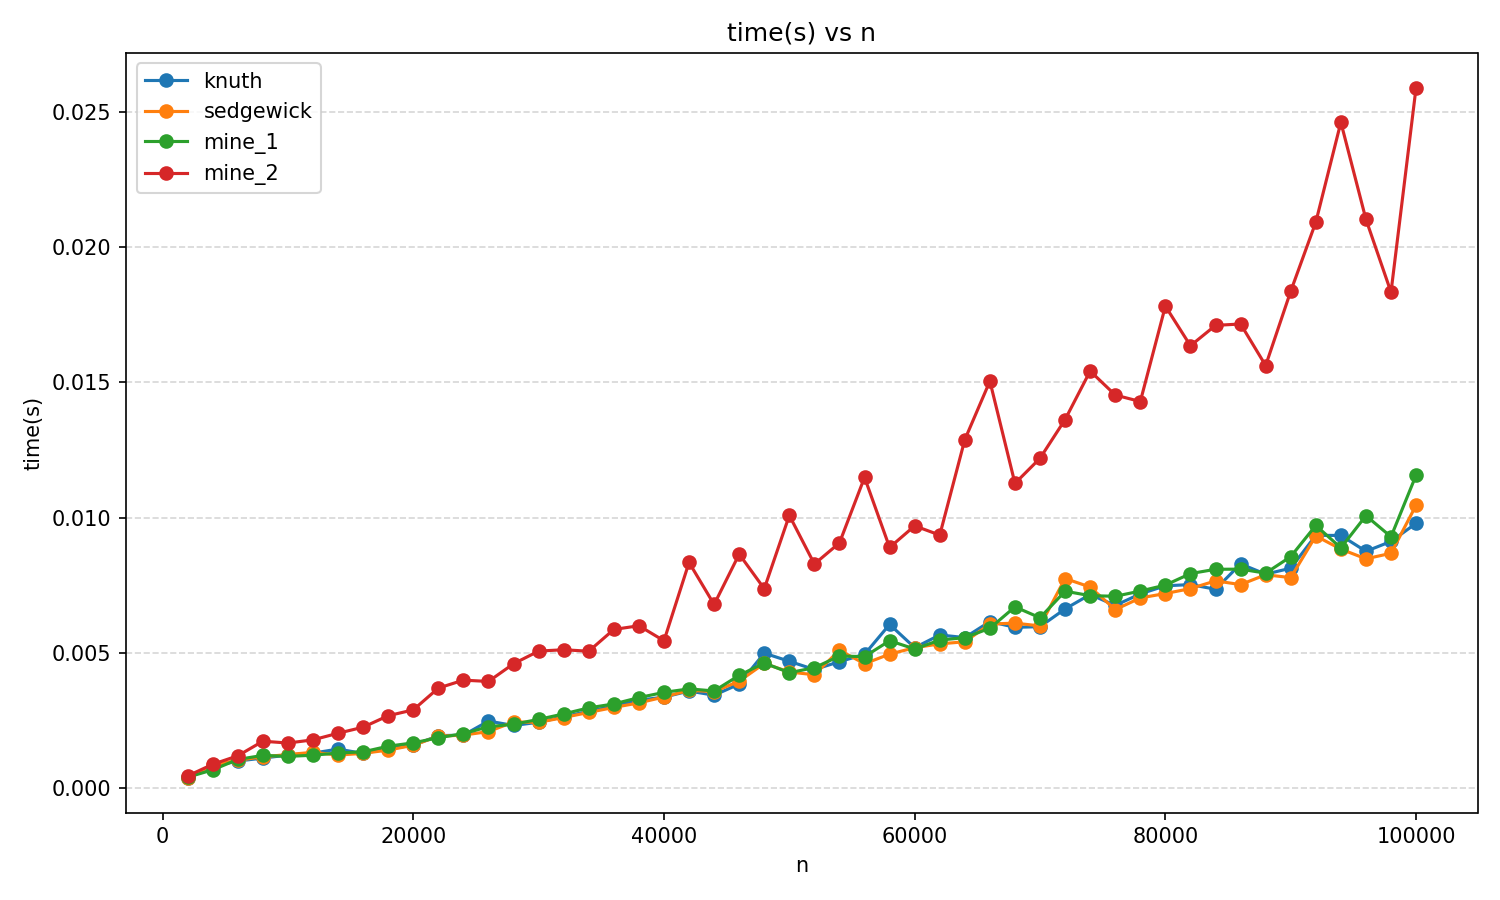

Reproduce this figure in Python.
#!/usr/bin/env python3
"""Plot CSV data produced by the Shell-sort experiment.

This script auto-detects the CSV shape and chooses a sensible plot:
- If the CSV has more than two numeric columns and the first column is
  numeric, it plots a line for each subsequent column vs the first column
  (ideal for `test_2_combined.csv`).
- If the CSV has exactly two columns and the first column is non-numeric,
  it draws a categorical bar chart (original behaviour).
- If the CSV has exactly two numeric columns, it draws a line plot.

Usage:
  python3 chart.py input.csv --output chart.png

The script uses only matplotlib and the standard csv module.
"""

import csv
import argparse
import math
import matplotlib.pyplot as plt
from typing import List


def _is_float(s: str) -> bool:
  try:
    float(s)
    return True
  except Exception:
    return False


def generate_chart(filename: str = 'example.csv', save_path: str = None, show: bool = True, max_labels: int = 60, fontsize: int = 8):
  header = []
  rows: List[List[str]] = []
  with open(filename, newline='') as f:
    reader = csv.reader(f)
    header = next(reader, None) or []
    for row in reader:
      if not row:
        continue
      # trim trailing empty columns
      rows.append([c.strip() for c in row])

  if not rows:
    raise SystemExit(f'No data rows found in {filename}')

  ncols = max(len(r) for r in rows)

  # Normalize rows to same length by padding with empty strings
  norm_rows = [r + [''] * (ncols - len(r)) for r in rows]

  # Determine if first column is numeric for all rows
  first_col_numeric = all(_is_float(r[0]) for r in norm_rows if r[0] != '')

  # If more than 2 columns and first numeric -> multi-line plot with numeric x
  if ncols >= 2 and first_col_numeric and all(all(_is_float(c) or c == '' for c in r[1:]) for r in norm_rows):
    # build numeric arrays
    xs = [float(r[0]) for r in norm_rows if r[0] != '' and all(_is_float(c) or c == '' for c in r[1:])]
    # for each subsequent column, collect y values where numeric
    ys_list = []
    for col in range(1, ncols):
      ys = []
      for r in norm_rows:
        if r[0] == '':
          continue
        val = r[col] if col < len(r) else ''
        ys.append(float(val) if _is_float(val) else math.nan)
      ys_list.append(ys)

    # plot
    fig, ax = plt.subplots(figsize=(10, 6))
    labels = header[1:ncols] if header and len(header) >= ncols else [f'col{c}' for c in range(1, ncols)]

    # filter out columns that are constant (or entirely NaN) which often
    # indicates an accidental extra column (e.g. trailing ',1' in CSV).
    def _is_constant_or_nan(vals: List[float]) -> bool:
      # collect finite values
      finite = [v for v in vals if not math.isnan(v)]
      if not finite:
        return True
      first = finite[0]
      return all(math.isclose(v, first, rel_tol=1e-9, abs_tol=1e-12) for v in finite)

    filtered_pairs = []
    for ys, lab in zip(ys_list, labels):
      if _is_constant_or_nan(ys):
        # skip constant columns
        continue
      filtered_pairs.append((ys, lab))

    if not filtered_pairs:
      # nothing useful to plot after filtering: fall back to plotting first non-empty column
      for ys, lab in zip(ys_list, labels):
        ax.plot(xs, ys, marker='o', label=lab)
    else:
      for ys, lab in filtered_pairs:
        ax.plot(xs, ys, marker='o', label=lab)

    ax.set_xlabel(header[0] if header else 'n')
    ax.set_ylabel('time(s)')
    ax.set_title(f"{ax.get_ylabel()} vs {ax.get_xlabel()}")
    ax.grid(axis='y', linestyle='--', alpha=0.5)
    ax.legend()
    plt.tight_layout()
    if save_path:
      fig.savefig(save_path, dpi=150)
      print(f'Saved chart to {save_path}')
    if show:
      plt.show()
    return

  # Two-column cases or non-numeric first column -> categorical bar or simple line
  # Try to coerce second column to numeric
  xs = []
  ys = []
  for r in norm_rows:
    if len(r) < 2:
      continue
    x = r[0]
    y = r[1]
    if not _is_float(y):
      continue
    ys.append(float(y))
    xs.append(x)

  if not xs:
    raise SystemExit(f'No valid numeric data found in {filename}')

  # If first column is numeric, draw line plot, otherwise categorical bar chart
  if all(_is_float(x) for x in xs):
    xnums = [float(x) for x in xs]
    fig, ax = plt.subplots(figsize=(10, 6))
    ax.plot(xnums, ys, marker='o')
    ax.set_xlabel(header[0] if header else '')
    ax.set_ylabel(header[1] if header and len(header) > 1 else 'value')
    ax.set_title(f"{ax.get_ylabel()} vs {ax.get_xlabel()}")
    ax.grid(axis='y', linestyle='--', alpha=0.5)
    plt.tight_layout()
    if save_path:
      fig.savefig(save_path, dpi=150)
      print(f'Saved chart to {save_path}')
    if show:
      plt.show()
    return

  # Categorical bar chart
  n_items = len(xs)
  fig_width = min(max(8, n_items / 10), 48)
  fig, ax = plt.subplots(figsize=(fig_width, 6))
  indices = list(range(n_items))
  ax.bar(indices, ys, color='C0')

  # label step
  label_step = 1
  if n_items > max_labels > 0:
    label_step = int((n_items + max_labels - 1) // max_labels)
  tick_positions = indices[::label_step]
  tick_labels = [xs[i] for i in tick_positions]
  ax.set_xticks(tick_positions)
  ax.set_xticklabels(tick_labels, rotation=45, ha='right', fontsize=fontsize)

  ax.set_xlabel(header[0] if header and len(header) > 0 else '')
  ax.set_ylabel(header[1] if header and len(header) > 1 else 'value')
  ax.set_title(f"{ax.get_ylabel()} vs {ax.get_xlabel()}")
  ax.grid(axis='y', linestyle='--', alpha=0.5)
  plt.tight_layout()
  if save_path:
    fig.savefig(save_path, dpi=150)
    print(f'Saved chart to {save_path}')
  if show:
    plt.show()


if __name__ == '__main__':
  p = argparse.ArgumentParser(description='Plot CSV results from Shell sort experiments')
  p.add_argument('input', nargs='?', default='test_2_combined.csv', help='input CSV file (default: test_2_combined.csv)')
  p.add_argument('--output', '-o', default=None, help='output image file (PNG)')
  p.add_argument('--no-show', dest='show', action='store_false', help="don't call plt.show()")
  p.add_argument('--max-labels', type=int, default=60, help='maximum number of x labels to show for categorical plots')
  p.add_argument('--fontsize', type=int, default=8, help='font size for x tick labels')
  args = p.parse_args()
  generate_chart(args.input, save_path=args.output, show=args.show, max_labels=args.max_labels, fontsize=args.fontsize)
